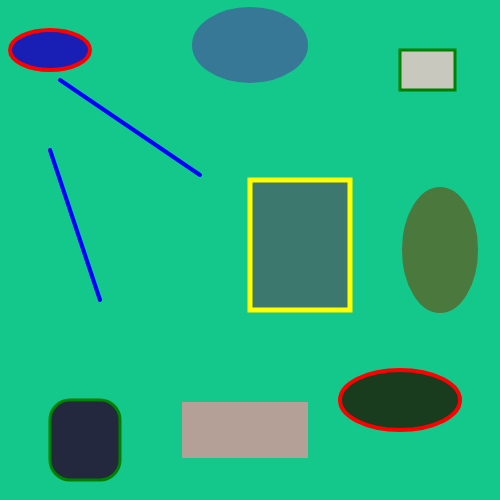
Frame 1 (no input)
Frame 60 (no input): identical to frame 1, image omitted
Frame 120 (the mouse pressed at the canvas centre since frame 60): identical to frame 1, image omitted

The p5.js sketch that drew this single still picture (run headless with seeded random() and noise() and a simulated clock; from frame 60 on, the mouse is pressed at the canvas centre):

// p5.js sketch
// ── sketch.js
function setup() {
  createCanvas(500, 500);
}

function draw() {
  background(20, 200, 140);
  stroke ('blue');
  strokeWeight (4);
  line (60, 80, 200, 175);
  line (100, 300, 50, 150);
  stroke ('red');
  strokeWeight (4);
  fill (25, 30, 180);
  ellipse (50, 50, 80, 40);
  fill (25, 60, 30)
  ellipse (400, 400, 120, 60);
  stroke (20,200, 140);
  fill (55, 120, 150);
  ellipse (250, 45, 120, 80);
  fill (75, 120, 60);
  ellipse (440, 250, 80, 130);
  fill (180, 160, 150)
  rect (180, 400, 130, 60)
  stroke ('green');
  strokeWeight (3);
  fill (200, 200, 190);
  rect (400, 50, 55, 40);
  fill (35, 40, 62);
  rect (50, 400, 70, 80, 20);
  stroke ('yellow')
  strokeWeight (5)
  fill (60, 120, 110);
  rect (250, 180, 100, 130);
   
}
